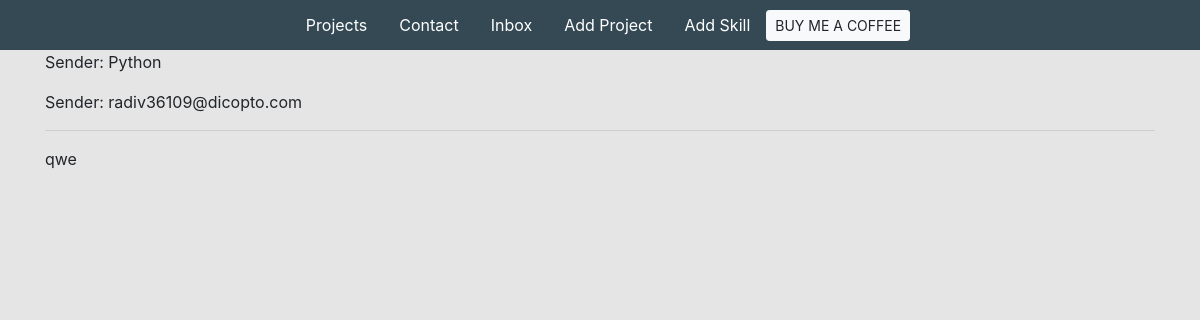
Page /message/826d9ce1-a414-4647-b5ca-620f3cfd124a/ (signed in) on the committed database.
### base/models.py (models this page shows, shortened)
class Message(models.Model):
    name = models.CharField(max_length=255, null=True)
    email = models.CharField(max_length=255, null=True)
    subject = models.CharField(max_length=255, null=True)
    body = models.TextField()
    is_read = models.BooleanField(default=False)
    created = models.DateTimeField(auto_now_add=True)
    id = models.UUIDField(default=uuid.uuid4, unique=True, primary_key=True, editable=False)

### base/views.py (the view)
# urls.py: path('message/<str:pk>/', views.messagePage, name='message'),
def messagePage(request, pk):
    message = Message.objects.get(id=pk)
    message.is_read = True
    message.save()
    context = {
        'message': message,
    }
    return render(request, 'base/message.html', context)

### base/templates/base/message.html
{% extends 'base/main.html' %}
{% load static %}
{% block content %}
    <div class="container">
      <p>Sender: {{ message.name }}</p>
        <p>Sender: {{ message.email }}</p>
    <hr>
    <p>{{ message.body }}</p>
    </div>
{% endblock content %}

### static/styles/main.css (style rules this page uses)
body { background-color: #e5e5e5; }

### rows in the picture
Message: name "Python", email "radiv36109@dicopto.com", body "qwe"
